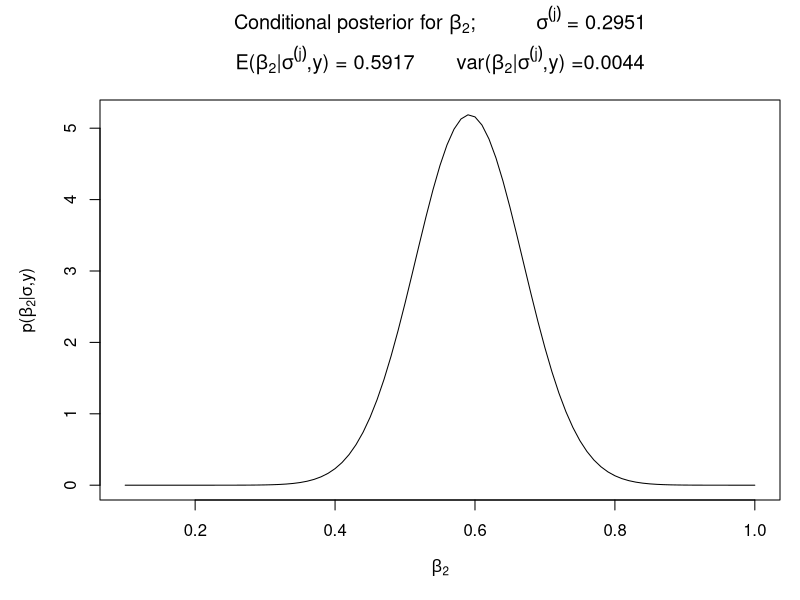
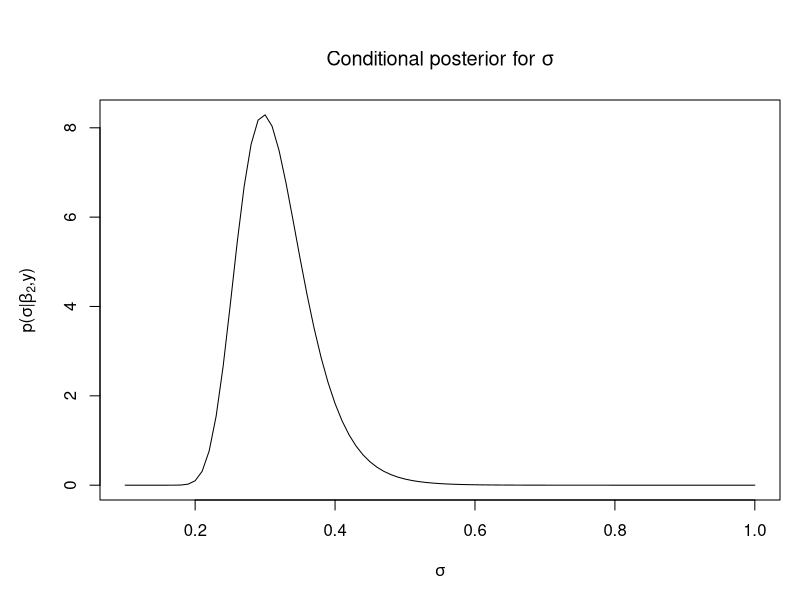
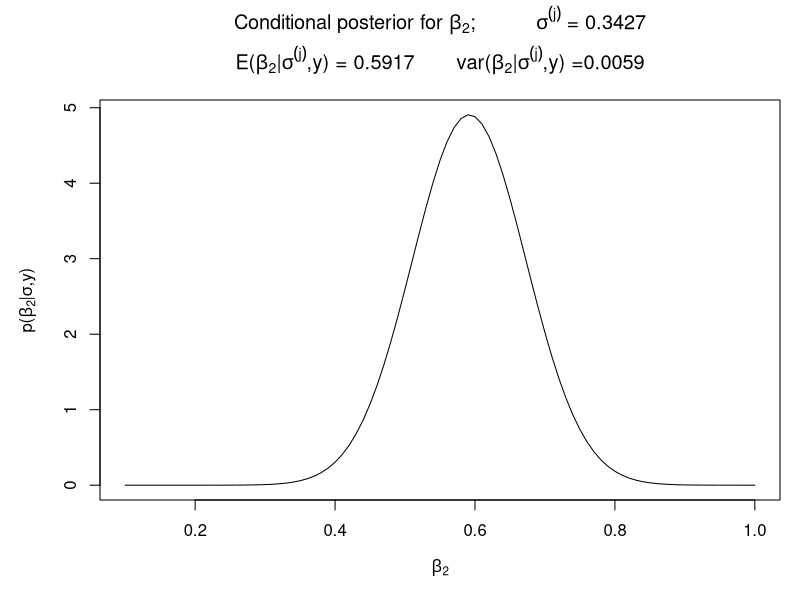
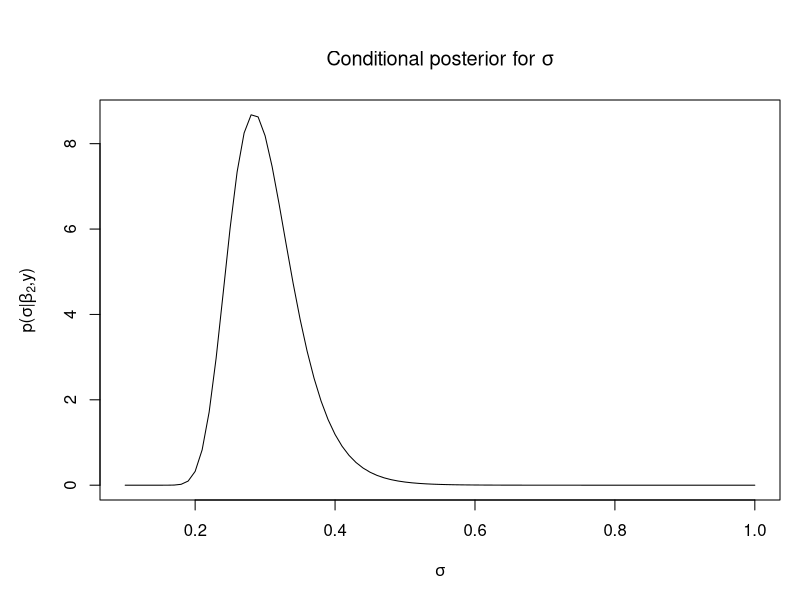
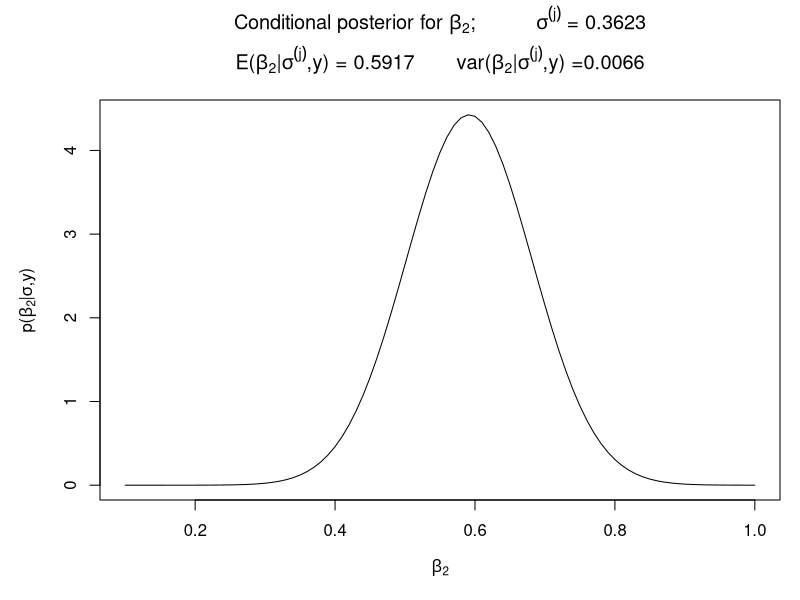
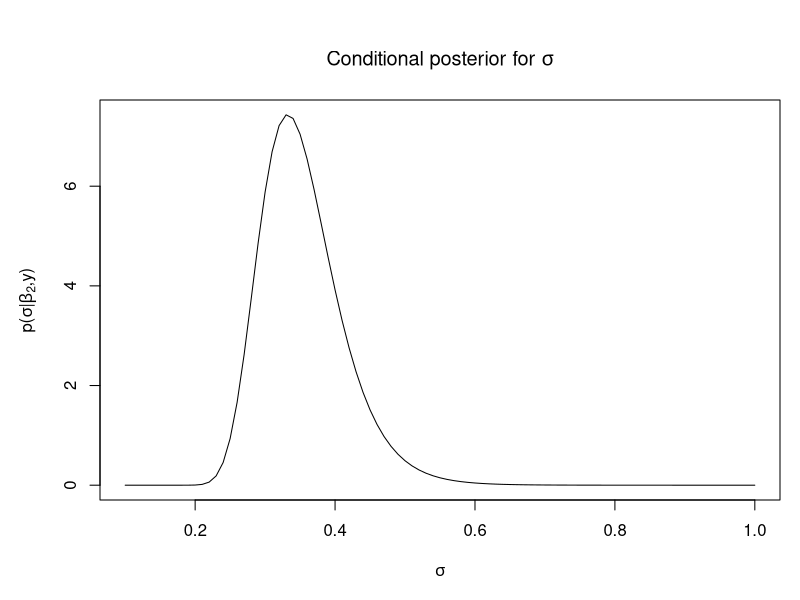
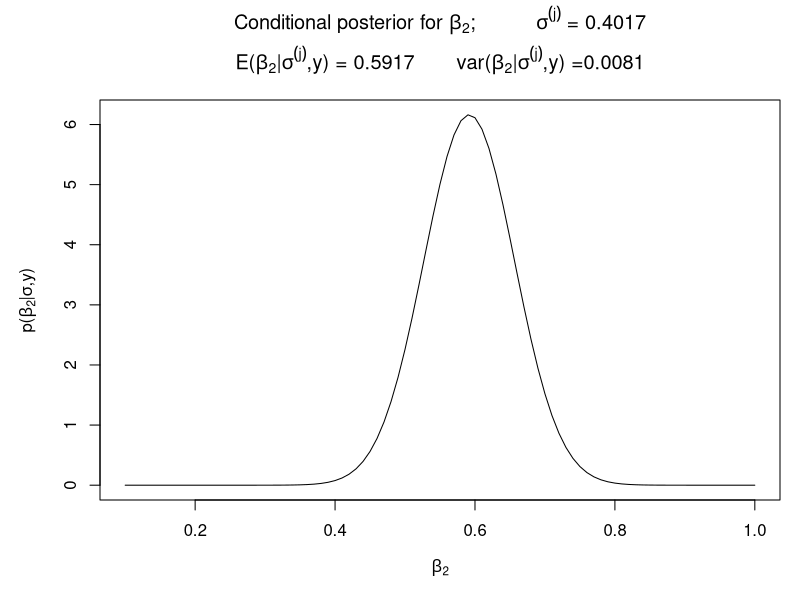
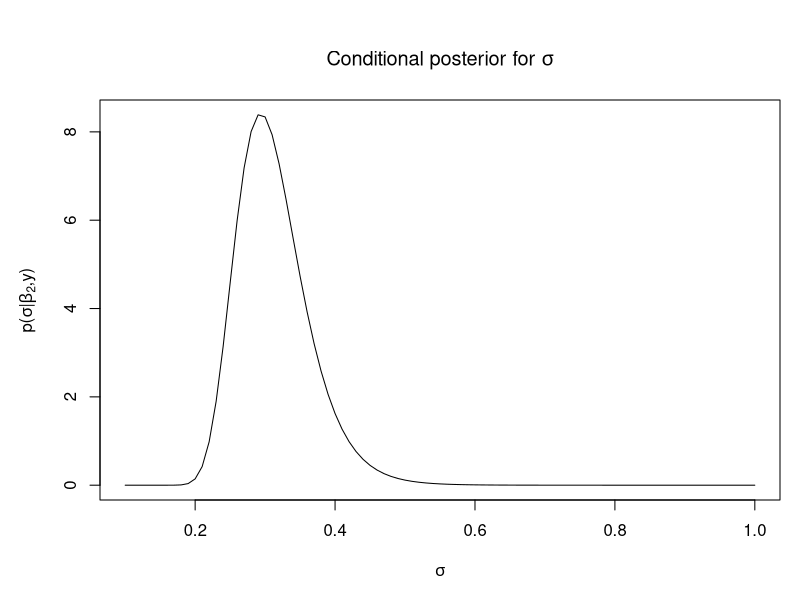

Write R code to recreate these figures, in order.

####################################################################################
###  Simulation-based estimation of the marginal posteriors for
###  the unknown parameters of a bivariate normal linear regression
###  model with:
###
###              regression (slope) coefficient = beta2;
###              error standard deviation = sig
###
###  using Gibbs sampling
###
###  Comparison made with the analytical marginals (available in this case)
###  
####################################################################################



####################################################################################
###########     Procedures to be called in program below      ######################
###########    Need to be at the top of the program in R      ######################
####################################################################################


## Student t marginal posterior probability density function (pdf) of beta2  ##


margbeta2 = function(beta2){
  
  t = (beta2 - beta2hat)/(sighat*sqrt(x22))
  
  intcon = (gamma((1+df)/2)/(gamma(df/2)*sqrt(df*pi)))*
    (sighat*sqrt(x22))^(-1)
  
  studt = intcon*(1 + (1/df)*t^2)^(-(1+df)/2)
  
  return(studt)
  
}


## Inverted gamma marginal posterior probability density function (pdf) of sig ##


margsig = function(sig){
  
  intcon = (2/(gamma(df/2)))*(df*(sighat^2)/2)^(df/2)
  
  invgamma = intcon*(sig^(-(1+df)))*exp(-(df*sighat^2)/(2*sig^2))
  
  return(invgamma)
  
}


## Normal conditional posterior probability density function (pdf) of beta2  ##


condbeta2 = function(beta2,varbeta2){
  
  z = (beta2 - beta2hat)/sqrt(varbeta2)
  
  cond_pdf = ((2*pi*varbeta2)^(-1/2))*exp(-0.5*(z^2))
  
  return(cond_pdf)
  
}


## Inverted gamma conditional posterior probability density function (pdf) of sig  ##


conds = function(sig,a){
  
  intcon = (2/(gamma(nobs/2)))*(a/2)^(nobs/2)
  
  condfunc = intcon*(sig^(-(1+nobs)))*exp(-a/(2*sig^2))
  
  return(condfunc)
  
}


###########################################################
### Setting the grids for the marginal density plots
###########################################################


lbeta2 = 0.1
upbeta2 = 1.0
beta2grid = 0.01
numbeta2 = round((upbeta2-lbeta2)/beta2grid)

lsig = 0.1
upsig = 1.0
siggrid = 0.01
numsig = round((upsig-lsig)/siggrid)


###########################################################
########       Generation of data = y               #######
###########################################################


true_beta = matrix(c(2,0.5,0.7),3,1)      ## True value of beta (vector) used in the data generating process (dgp)

true_sig = 0.3                            ## True value of sig used in the data generating process (dgp)



## Setting the random number seed

set.seed(123456, kind = NULL, normal.kind = NULL)

## Number of observations

nobs=20
##nobs =200


x1 = matrix(1,nobs,1)
x2 = matrix(c(rnorm(nobs,0,1)),nobs,1)
x3 = matrix(c(rnorm(nobs,0,1)),nobs,1)
u  = matrix(c(rnorm(nobs,0,1)),nobs,1)%*%true_sig

x = cbind(x1,x2,x3)

y = x%*%true_beta + u


###########################################################
### Specification of sample statistics
###########################################################

invxx = solve(t(x)%*%x)
x22 = invxx[2,2]
betahat = invxx%*%t(x)%*%y

df = nobs - 3
beta2hat = betahat[2]
sighat = sqrt((t(y-x%*%betahat)%*%(y-x%*%betahat))/df)


###########################################################
###
###  Specification of the exact marginal posterior
###  Student t pdf for beta2
###  based on the noninformative Jeffreys prior
###  with df = nobs - 3 degrees of freedon
###
###  (E.g. Judge et al, 2nd ed. Chp 8)
###
###########################################################


beta2 = seq(lbeta2,upbeta2,by=beta2grid)
exactbeta2 = margbeta2(beta2)           ## Calling procedure that specificies marginal posterior pdf of beta2



###########################################################
###
###  Specification of the exact marginal posterior
###  inverted gamma pdf for sigma
###  based on the noninformative Jeffreys prior
###  with df = nobs - 3  degrees of freedon
###
###  (E.g. Judge et al, 2nd ed. Chp 8)
###
###########################################################


sig = seq(lsig,upsig,by=siggrid)
exactsig = margsig(sig)                 ## Calling procedure that specificies marginal posterior of sigma



###############################################################
###
###  Generation of draws of beta2 and sigma via Gibbs sampling
###
###############################################################

repl = 100    ## Number of Gibbs replications
##repl = 1000
##repl = 5000



betav = matrix(0,repl,3)     ## Dimensioning matrix of beta draws ##  
sigv = matrix(0,repl,1)

##con_density_beta2 = matrix(0,1,(numbeta2+1))
##con_density_sigma = matrix(0,1,(numsig+1))

cbeta2 = matrix(0,1,(numbeta2+1))
csig = matrix(0,1,(numsig+1))

stnbeta = matrix(c(rnorm((repl*3),0,1)),repl,3)  ## Generating underlying normal random draws to be used in Gibbs algorithm


sigv[1] = true_sig    ## Specifying starting value for Gibbs chain


for(j in 2:repl){
  
  ## Generation of beta (vector) via its known multivariate normal conditional
  
  meanbeta = betahat
  varbeta = (sigv[j-1])^2*invxx
    
  varbeta2=(sigv[j-1])^2%*%x22    ## Specification of variance of conditional normal posterior of beta 2

  
  betagen = chol(varbeta)%*%stnbeta[j,] + meanbeta
  betav[j,] = betagen
  
  
  ## Generation of sigma via its known inverted gamma conditional
  
  a = t(y-x%*%betav[j,])%*%(y-x%*%betav[j,])
  
  zvec = matrix(c(rnorm(nobs,0,1)),nobs,1)
  
  chisq = t(zvec)%*%zvec
  
  sigv[j] = sqrt(a/chisq)
  
  
  ##  Update standard deviation of conditional density of beta2
  
  varbeta2 = (sigv[j])^2%*%x22
  
  ## Evaluate the conditional density of beta2
  
  con_density_beta2 = condbeta2(beta2,varbeta2)
  
  ## Cummulate the nromal conditionals
  
  cbeta2 = cbeta2 + con_density_beta2
  
  
  ## Evaluate the conditional density of sigma
  
  con_density_sigma = conds(sig,a)
  
  ## Cummulate the inverted gamm conditionals
  
  csig = csig + con_density_sigma
  
  ## Plot selected conditional posteriors of beta2
  
  if(j==4){
    
  condbeta24=con_density_beta2
  layout(mat = matrix(c(1,1),1,1,byrow=TRUE), height = c(1), TRUE)
  par(mar=c(5,5,5,1))
  plot(beta2,con_density_beta2,lty=1,type='l',
       xlab=expression(beta[2]),ylab=expression(paste("p(",beta[2],"|",sigma,",y)"))
  )
  title(bquote(paste("Conditional posterior for ",beta[2],";          ",sigma^{(j)}," = ",.(round(sigv[j-1],digits=4)))), line=4) 
  title(bquote(paste("E(",beta[2],"|",sigma^{(j)},",y) = ",.(round(beta2hat,digits=4)),"       ",
                     "var(",beta[2],"|",sigma^{(j)},",y) =",.(round((sigv[j-1])^2%*%x22,digits=4)))), line=2)
  
  layout(mat = matrix(c(1,1),1,1,byrow=TRUE), height = c(1), TRUE)
  par(mar=c(5,5,5,1))
  plot(sig,con_density_sigma,lty=1,type='l',
       xlab=expression(sigma),ylab=expression(paste("p(",sigma,"|",beta[2],",y)"))
  )
  title(bquote(paste("Conditional posterior for ",sigma)), line=2)
  
  }
  
  if(j==5){
    
    condbeta25=con_density_beta2
    layout(mat = matrix(c(1,1),1,1,byrow=TRUE), height = c(1), TRUE)
    par(mar=c(5,5,5,1))
    plot(beta2,con_density_beta2,lty=1,type='l',
         xlab=expression(beta[2]),ylab=expression(paste("p(",beta[2],"|",sigma,",y)"))
    )
    title(bquote(paste("Conditional posterior for ",beta[2],";          ",sigma^{(j)}," = ",.(round(sigv[j-1],digits=4)))), line=4) 
    title(bquote(paste("E(",beta[2],"|",sigma^{(j)},",y) = ",.(round(beta2hat,digits=4)),"       ",
                       "var(",beta[2],"|",sigma^{(j)},",y) =",.(round((sigv[j-1])^2%*%x22,digits=4)))), line=2)
    
    layout(mat = matrix(c(1,1),1,1,byrow=TRUE), height = c(1), TRUE)
    par(mar=c(5,5,5,1))
    plot(sig,con_density_sigma,lty=1,type='l',
         xlab=expression(sigma),ylab=expression(paste("p(",sigma,"|",beta[2],",y)"))
    )
    title(bquote(paste("Conditional posterior for ",sigma)), line=2)
    
  }
  
  if(j==6){
    
    condbeta26=con_density_beta2
    layout(mat = matrix(c(1,1),1,1,byrow=TRUE), height = c(1), TRUE)
    par(mar=c(5,5,5,1))
    plot(beta2,con_density_beta2,lty=1,type='l',
         xlab=expression(beta[2]),ylab=expression(paste("p(",beta[2],"|",sigma,",y)"))
    )
    title(bquote(paste("Conditional posterior for ",beta[2],";          ",sigma^{(j)}," = ",.(round(sigv[j-1],digits=4)))), line=4) 
    title(bquote(paste("E(",beta[2],"|",sigma^{(j)},",y) = ",.(round(beta2hat,digits=4)),"       ",
                       "var(",beta[2],"|",sigma^{(j)},",y) =",.(round((sigv[j-1])^2%*%x22,digits=4)))), line=2)
    
    layout(mat = matrix(c(1,1),1,1,byrow=TRUE), height = c(1), TRUE)
    par(mar=c(5,5,5,1))
    plot(sig,con_density_sigma,lty=1,type='l',
         xlab=expression(sigma),ylab=expression(paste("p(",sigma,"|",beta[2],",y)"))
    )
    title(bquote(paste("Conditional posterior for ",sigma)), line=2)
    
  }
  
  if(j==7){
    
    condbeta27=con_density_beta2
    layout(mat = matrix(c(1,1),1,1,byrow=TRUE), height = c(1), TRUE)
    par(mar=c(5,5,5,1))
    plot(beta2,con_density_beta2,lty=1,type='l',
         xlab=expression(beta[2]),ylab=expression(paste("p(",beta[2],"|",sigma,",y)"))
    )
    title(bquote(paste("Conditional posterior for ",beta[2],";          ",sigma^{(j)}," = ",.(round(sigv[j-1],digits=4)))), line=4) 
    title(bquote(paste("E(",beta[2],"|",sigma^{(j)},",y) = ",.(round(beta2hat,digits=4)),"       ",
                       "var(",beta[2],"|",sigma^{(j)},",y) =",.(round((sigv[j-1])^2%*%x22,digits=4)))), line=2)
    
    layout(mat = matrix(c(1,1),1,1,byrow=TRUE), height = c(1), TRUE)
    par(mar=c(5,5,5,1))
    plot(sig,con_density_sigma,lty=1,type='l',
         xlab=expression(sigma),ylab=expression(paste("p(",sigma,"|",beta[2],",y)"))
    )
    title(bquote(paste("Conditional posterior for ",sigma)), line=2)
    
  }
  
}

############################################################
###
###  Estimation of the marginal density of beta2 
###  as an average of the stored conditionals
###
############################################################


ave_con_density_beta2 = cbeta2/repl

ave_con_density_sigma = csig/repl


## Remove the starting value of beta2 for demonstration of histogram-based estimate

beta2v = betav[2:nrow(betav),2]




## Histogram of draws of beta2

hist(beta2v,30,ylab="Percentage frequencies",xlab=expression(beta[2]),
     main=expression(paste("Histogram of draws of ",beta[2])))


## kernel density plot of the draws of beta2

d=density(beta2v)
plot(d,main=expression(paste("Kernel density estimate of marginal of ",beta[2])),
     xlab=expression(beta[2]),ylab=expression(paste("p(",beta[2],"|y)")),xlim=c(lbeta2,upbeta2))


###############################################################################################
###
###  Plot of the selected conditional pdfs of beta2 against the average of all repl conditionals
###
###############################################################################################


layout(mat = matrix(c(1,1),1,1,byrow=TRUE), height = c(1), TRUE)
par(mar=c(5,5,2,1))
plot(beta2,ave_con_density_beta2,lty=2,type='l',
     main=expression(paste("Conditional posteriors for ",beta[2]," and average of all 100 conditionals")),
     xlab=expression(beta[2]),ylab=expression(paste("p(",beta[2],"|",sigma,",y)")),
     ylim=c(min(condbeta24,condbeta25,condbeta26,condbeta27,ave_con_density_beta2),
            max(condbeta24,condbeta25,condbeta26,condbeta27,ave_con_density_beta2)))
lines(beta2,condbeta24,type='l',lty=3)
lines(beta2,condbeta25,type='l',lty=4)
lines(beta2,condbeta26,type='l',lty=5)
lines(beta2,condbeta27,type='l',lty=6)
legend(0.7, max(condbeta24,condbeta25,condbeta26,condbeta27,ave_con_density_beta2), c("Conditional 1","Conditional 2","Conditional 3","Conditional 4","Average of conditionals"),
       lty = c(3,4,5,6,2),  merge = TRUE,cex=0.8)


################################################################################################################
###
###  Plot of the estimated marginal pdf (average of all repl conditionals) of mu against the exact marginal pdf
###
################################################################################################################


#beta2

layout(mat = matrix(c(1,1),1,1,byrow=TRUE), height = c(1), TRUE)
par(mar=c(5,5,2,1))
plot(beta2,ave_con_density_beta2,lty=2,type='l',main=expression(paste("Average of all 100 conditionals & exact marginal posterior for ",beta[2])),xlab=expression(beta[2]),ylab=expression(paste("p(",beta[2],"|y)")),
     ylim=c(min(ave_con_density_beta2,exactbeta2),max(ave_con_density_beta2,exactbeta2)),
     xlim=c(lbeta2,upbeta2))
lines(beta2,exactbeta2,type='l',lty=1)
legend(0.65, max(ave_con_density_beta2,exactbeta2), c("Average of all conditionals", "Exact marginal"),
       lty = c(2, 1),  merge = TRUE,cex=0.8)

#sigma

layout(mat = matrix(c(1,1),1,1,byrow=TRUE), height = c(1), TRUE)
par(mar=c(5,5,2,1))
plot(sig,ave_con_density_sigma,lty=1,type='l',main=expression(paste("Average of all 100 conditionals & exact marginal posterior for ",sigma)),xlab=expression(sigma),ylab=expression(paste("p(",sigma,"|y)")),
     ylim=c(min(ave_con_density_sigma,exactsig),max(ave_con_density_sigma,exactsig)))
lines(sig,exactsig,type='l',lty=2)
legend(0.65, max(ave_con_density_sigma,exactsig), c("Average of all conditionals", "Exact marginal"),
       lty = c(2, 1),  merge = TRUE,cex=0.8)


